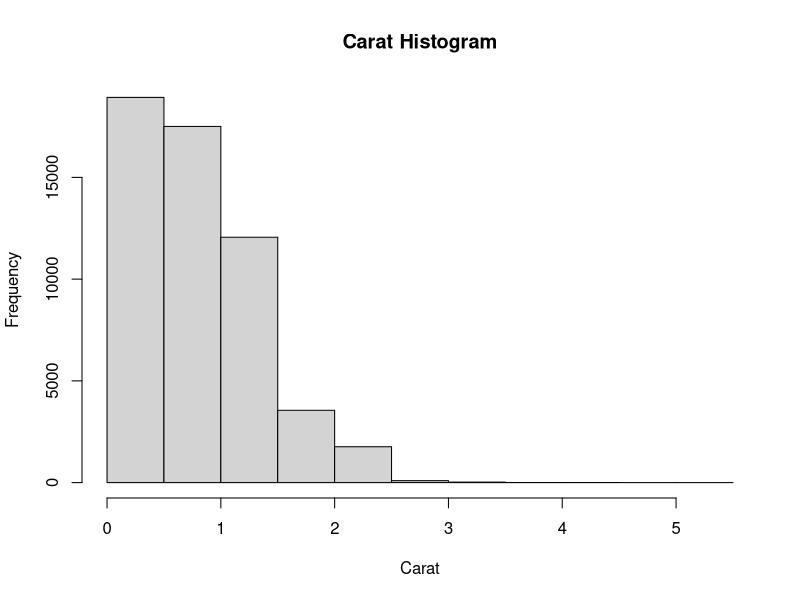
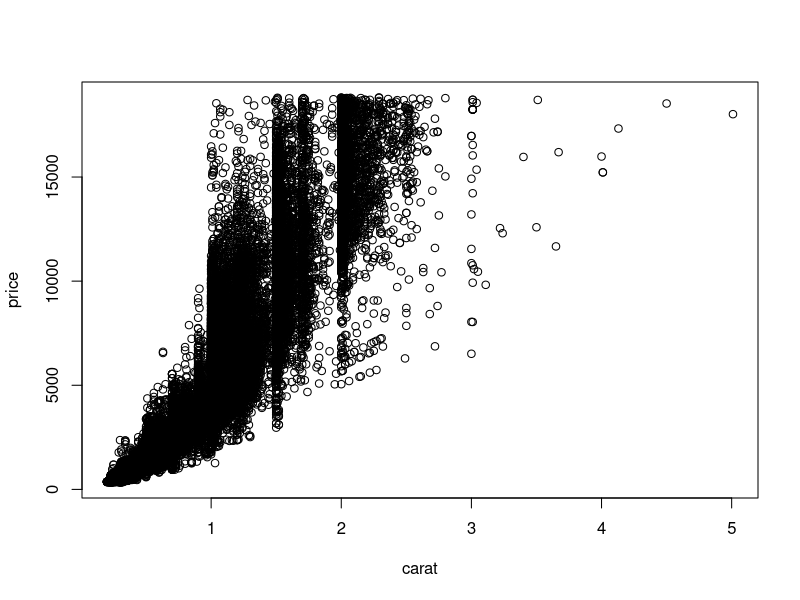
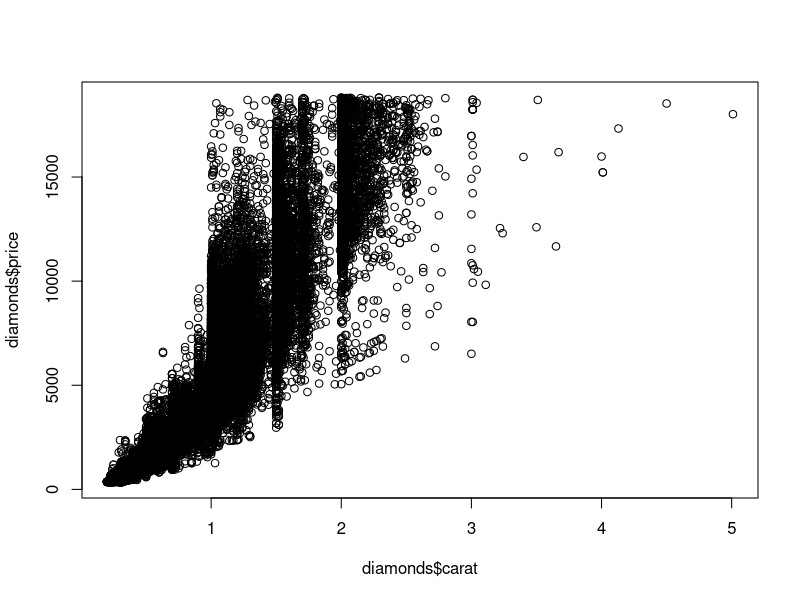
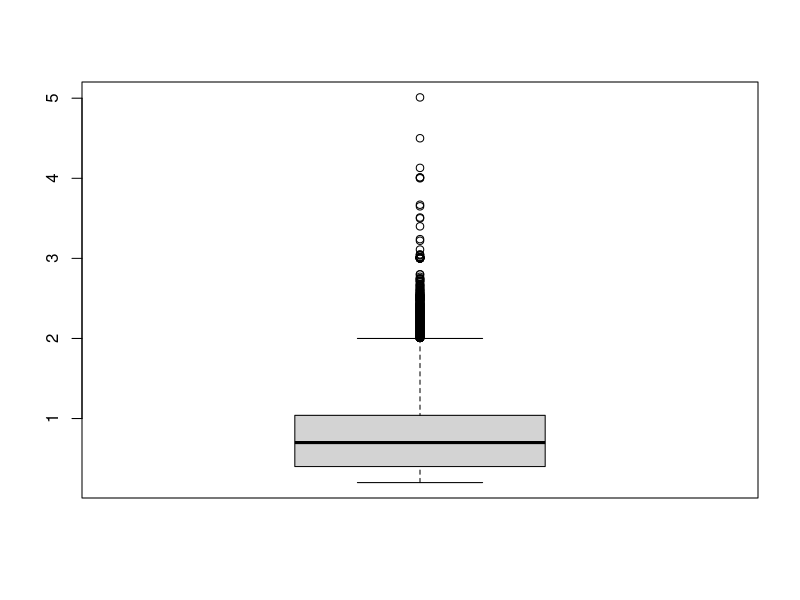
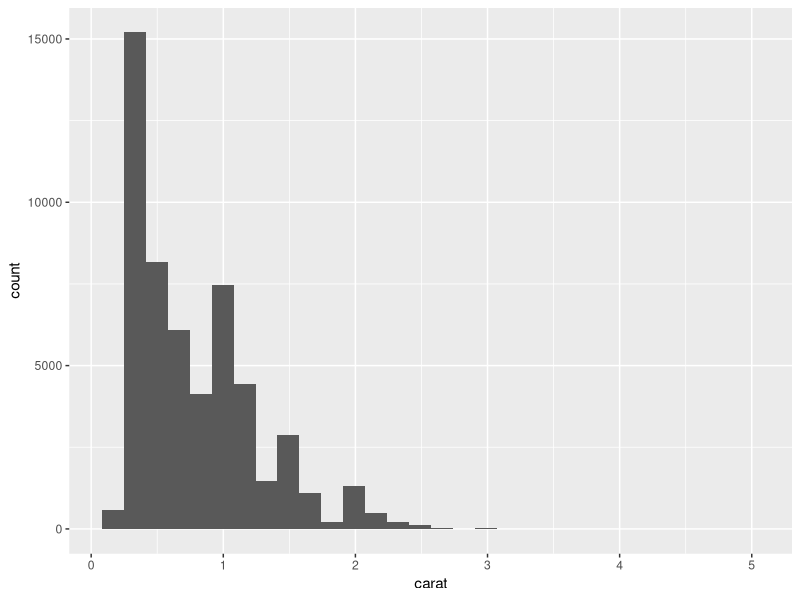
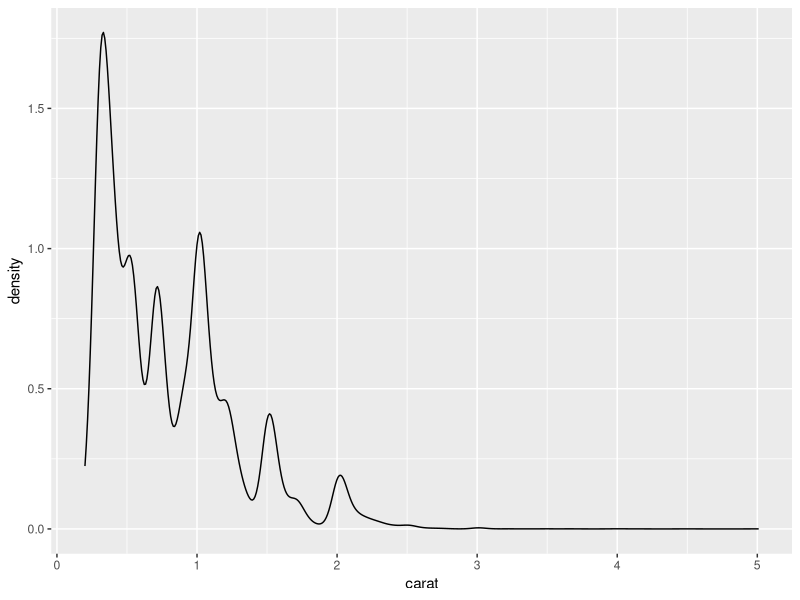
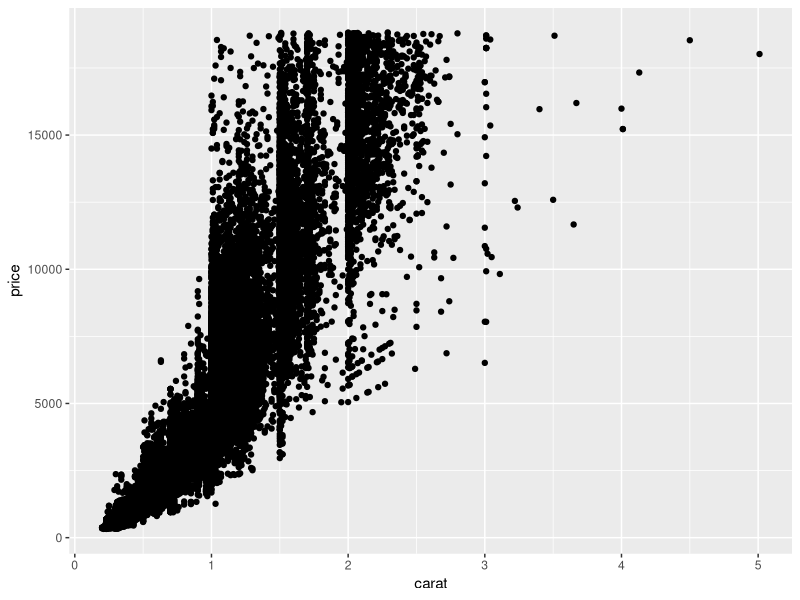
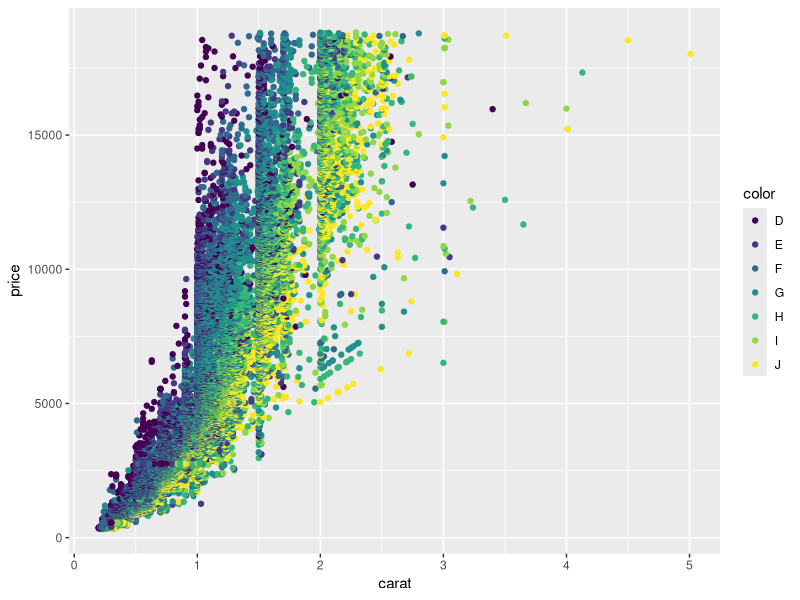

Source code (R) for these figures, in order:
#descovering plotting and graph

#to load loberary
library(ggplot2)

#to load data set use
data("diamonds")
head(diamonds)


#creat histogram using the default plot library
hist(diamonds$carat, main = "Carat Histogram", xlab = "Carat")

#draw scatter plot (x-y plot)
plot(price~carat, data = diamonds)
#or
plot(diamonds$carat,diamonds$price)
#this could for variable from different data.frame

#plot box plot
boxplot(diamonds$carat)
#end of basic plot
#############

#we will use ggplot2 lib 
#starting alawys by initiate ggplot object and then add layer using +

ggplot(data = diamonds) + geom_histogram(aes(x = carat))

ggplot(data = diamonds) + geom_density(aes(x = carat))

#draw scatter plot (xy) using ggplot2
ggplot(data = diamonds, aes(x=carat, y= price)) + geom_point()
#save ggplot in veriable to be used for different plots
g <- ggplot(diamonds, aes(x=carat,y=price))

#reuse the above object with additional aes
g + geom_point(aes(color = color))

#using facet - multiple plot per factors and levels
g + geom_point(aes(color = color)) + facet_wrap(~color)

#using facit grid to have two dim grid
g + geom_point(aes(color= color)) + facet_grid(cut~clarity)

#using facet wrap with histogram
ggplot(data = diamonds, aes(x= carat)) + geom_histogram() + facet_wrap(~color)
#please note that carat is data and color is factor
